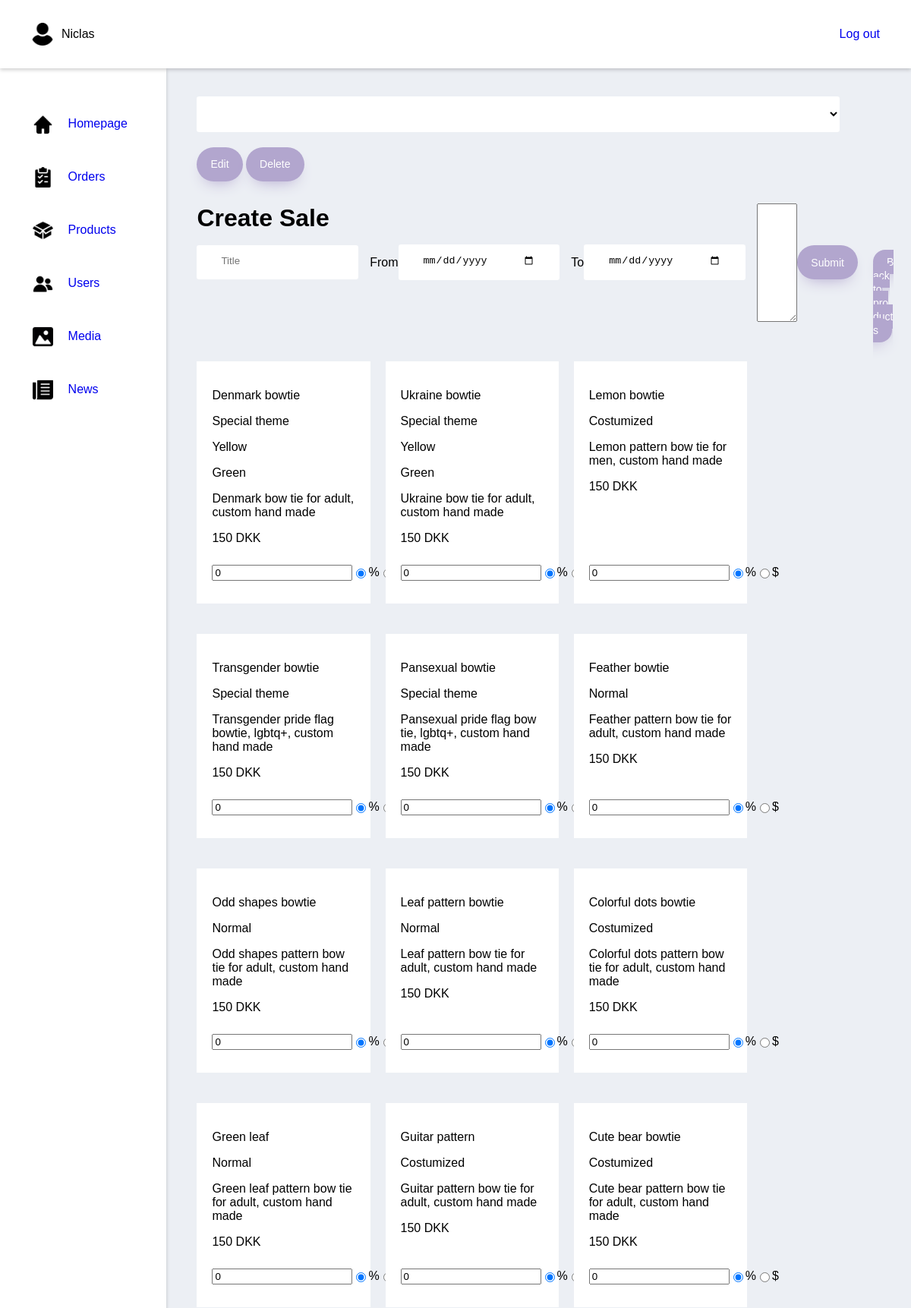
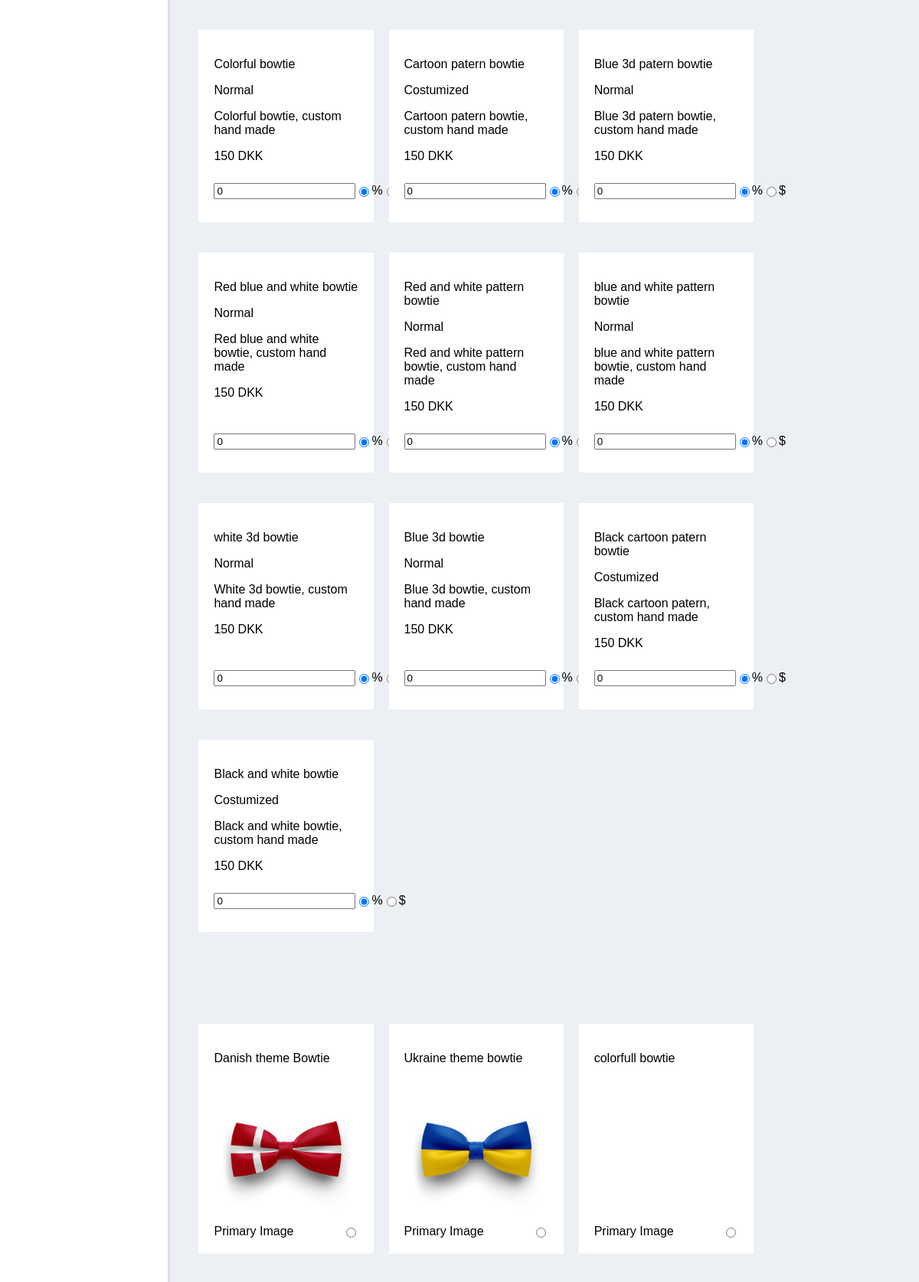
Page /adminSale (signed in, upper part) on the committed database (2 pictures, top to bottom).
### tables this page shows
CREATE TABLE IF NOT EXISTS products (
    products_id int(11) NOT NULL AUTO_INCREMENT PRIMARY KEY,
    `name` varchar(30) NOT NULL,
    `type` int(11) NOT NULL,
    `description` varchar(250) NOT NULL,
    price decimal(10, 0) NOT NULL,
    primary_image varchar(250) DEFAULT NULL
);

CREATE TABLE IF NOT EXISTS product_types (
    id int(11) NOT NULL AUTO_INCREMENT PRIMARY KEY,
    `type` varchar(100) NOT NULL
);

CREATE TABLE IF NOT EXISTS assign_colors_to_products (
    products_id int(11) NOT NULL,
    color_id int(11) NOT NULL,
    CONSTRAINT PK_assign_colors_to_products PRIMARY KEY (products_id, color_id),
    FOREIGN KEY (products_id) REFERENCES products (products_id),
    FOREIGN KEY (color_id) REFERENCES product_colors (color_id) 
);

CREATE TABLE IF NOT EXISTS product_colors (
    color_id int(11) NOT NULL AUTO_INCREMENT PRIMARY KEY,
    color varchar(100) NOT NULL
 );

CREATE TABLE IF NOT EXISTS media (
    media_id varchar(250) NOT NULL PRIMARY KEY,
    `name` varchar(50) NOT NULL
);

### index.php (called while the page is built, shortened)
<?php
    $request = $_SERVER["REQUEST_URI"];
    $router = new Router($request);
    $router->get('/', 'views/frontend/Home');
    $router->get('/profile', 'views/login/profile');
    $router->get('/editProfileFunction', 'controllers/editProfile');
    $router->get('/loginFunction', 'controllers/login');
    $router->get('/loginFailedFunction', 'controllers/loginFailed');
    $router->get('/signupFunction', 'controllers/signup');
    $router->get('/logoutFunction', 'controllers/logout');
    $router->get('/Product', 'views/frontend/Product');
    $router->get('/ProductType', 'views/frontend/productType');
    $router->get('/ProductSale', 'views/frontend/productSale');
    $router->get('/AboutUS', 'views/frontend/AboutUS');
    $router->get('/Contact', 'views/frontend/Contact');
    $router->get('/Checkout', 'views/frontend/Checkout');
    $router->get('/ProductShow', 'views/frontend/ProductShow');
    $router->get('/NewsShow', 'views/frontend/NewsShow');
    $router->get('/contactSubmit', 'controllers/contactForm');
    $router->get('/Breadcrumb', 'views/frontend/Breadcrumb');
    $router->get('/removeFromCart', 'controllers/removeFromCart');
    $router->get('/editQuantityInCart', 'controllers/editQuantityInCart');
    $router->get('/purchase', 'views/frontend/purchase');
    $router->get('/addToCart', 'controllers/addToCart');
    $router->get('/adminProducts', 'views/backend/products');
    $router->get('/adminUsers', 'views/backend/users');
    $router->get('/adminMedia', 'views/backend/media');
    $router->get('/adminNews', 'views/backend/news');
    $router->get('/adminFrontpage', 'views/backend/frontpage');
    $router->get('/adminOrders', 'views/backend/orders');
    $router->get('/adminNewOrders', 'views/backend/newOrders');
    $router->get('/adminCreateUser', 'views/backend/createUser');
    $router->get('/adminEditUser', 'views/backend/editUser');
    $router->get('/adminCreateProduct', 'views/backend/createProduct');
    $router->get('/adminEditProduct', 'views/backend/editProduct');
    $router->get('/bannerOneImagePicker', 'views/backend/bannerOneImagePicker');
    $router->get('/bannerTwoImagePicker', 'views/backend/bannerTwoImagePicker');
    $router->get('/aboutUsOneImagePicker', 'views/backend/aboutUsOneImagePicker');
    $router->get('/aboutUsTwoImagePicker', 'views/backend/aboutUsTwoImagePicker');
    $router->get('/aboutUsThreeImagePicker', 'views/backend/aboutUsThreeImagePicker');
    $router->get('/adminSale', 'views/backend/createSale');

### models/handlers/ProductsHandler.php (called while the page is built, shortened)
<?php
$rootPath = "";
require_once $rootPath . "public/dbconn.php";
require_once $rootPath . "models/sql/Products.php";
class ProductsHandler extends Products{
    public $db;
    public function __construct($db) {
        $this->db = $db;
    }
    public function getAssignedColorsToProducts() {
        $getColorAssigments = $this->db->prepare($this->getColorAssigmentsQuery);
        $getColorAssigments->execute();
        $colorAssignments = $getColorAssigments->fetchAll();
        return $colorAssignments;
    }
    public function getProducts($search = '', $id = '', $type = '') {
        if( isset( $type ) && $type != '' ){
            if( isset( $id ) && $id != ''){
                $getProducts = $this->db->prepare($this->getProductsDynamicSearchQuery);
                $getProducts->bindParam(':id', $id);
            }else{
                $getProducts = $this->db->prepare($this->getProductsDynamicSearchWithoutIdQuery);
            }
            $getProducts->bindParam(':type', $type);
        }else{
            if( isset( $id ) && $id != ''){
                $getProducts = $this->db->prepare($this->getProductsDynamicSearchWithoutTypeQuery);
                $getProducts->bindParam(':id', $id);
            }else{
                $getProducts = $this->db->prepare($this->getProductsDynamicSearchWithoutIdAndTypeQuery);
            }
        }
        if ( isset( $search ) ){
            $search = "%" . $search . "%";
        }else{
            $search = "%";
        }
        $getProducts->bindParam(':search', $search);
        $getProducts->execute();
        $products = $getProducts->fetchAll();
        return $products;
    }
    public function getMedia($name = '%') {
        $getMedia = $this->db->prepare($this->getMediaDynamicSearchQuery);
        if ( isset( $name ) ){
            $name = "%" . $name . "%";
        }else{
            $name = "%";
        }
        $getMedia->bindParam(':name', $name);
        $getMedia->execute();
        $media = $getMedia->fetchAll();
        return $media;
    }
}
$ProductsHandler = new ProductsHandler($db);

### controllers/getProductsWithFilters.php (called while the page is built, shortened)
<?php
    if(isset($_POST['search'])){
        $search = $inputSanitation->sanitice($_POST['search']);
    }else{
        $search = "";
    }
    if(isset($_POST['id'])){
        $id = $inputSanitation->sanitice($_POST['id']);
    }else{
        $id = "";
    }
    if(isset($_POST['type'])){
        $type = $inputSanitation->sanitice($_POST['type']);
    }else{
        $type = "";
    }
    $validStrings = $inputSanitation->getValidationStatus();
    if($validStrings == true){
        $data = $ProductsHandler->getProducts(
            $search,
            $id,
            $type
        );
    }

### controllers/adminProducts.php (called while the page is built, shortened)
<?php
$colorAssignments = $ProductsHandler->getAssignedColorsToProducts();

### controllers/adminCreateSale.php (called while the page is built, shortened)
<?php
$mediaData = $ProductsHandler->getMedia();

### views/backend/createSale.php (the view, shortened to what this page needs)
<?php
    $rootPath = "";
    require_once $rootPath . "public/dbconn.php";
    require_once $rootPath . "models/handlers/productsHandler.php";
    require_once $rootPath . "models/handlers/Usershandler.php";
    require_once $rootPath . "controllers/editSale.php";
    require_once $rootPath . "controllers/adminProducts.php";
    require_once $rootPath . "controllers/adminCreateSale.php";
    require_once $rootPath . "controllers/getProductsWithFilters.php";
    require_once $rootPath . "views/backend/partials/header.php";
?>
<div class="wrapper">
    <form method="POST" action="salesActionDecider">
        <select name="sale" id="sale">
        </select>
        <div class="Reset_create_div">
            <button class="button" name="action" value="edit" type="submit">Edit</button>
            <button class="button" name="action" value="delete" type="submit">Delete</button>
        </div>
    </form>
    <form method="POST" action="/adminCreateSaleFunction">
        <div class="Admin-page-title">
            <h1>Create Sale</h1>
        </div>
        <div class="Admin-handlers">
            <div class="Admin-search-product">
                <input class="input" type="text" name="title" placeholder="Title">
                From <input class="input" type="date" name="start" placeholder="Starts">
                To <input class="input" type="date" name="end" placeholder="Ends">
                <textarea name="description" id="" cols="30" rows="10"></textarea>
                <input class="button submit" type="submit">
            </div>
            <div class="Reset_create_div">
                <a class="button" href="/adminProducts">Back to products</a>
            </div>
        </div>
        <div class="wrapper-main-area">
            <div class="products">
                <?php
                    for($i = 0; $i < count($data); $i++){
                        $indData = $data[$i];
                ?>
                        <label for="<?php echo $indData['products_id'] ?>" class="product">
                            <div class="product-info">
                                <p><?php echo $indData['name'] ?></p>
                                <p><?php echo $indData['type'] ?></p>
                                <?php
                                    foreach($colorAssignments as $color){
                                        if($color['products_id'] == $indData['products_id']){
                                ?>
                                    <p><?php echo $color['color'] ?></p>
                                <?php
                                        }
                                    }
                                ?>
                                <p><?php echo $indData['description'] ?></p>
                                <p><?php echo $indData['price'] ?> DKK</p>
                            </div>
                            <div class="Edit-Delete-div">
                                <input required value="0" class="input" type="number" name="sales[]" placeholder="Sale" id="<?php echo $indData['products_id'] ?>">
                                <input checked class="input" type="radio" name="saleTypes[<?php echo $i; ?>]" value="%" id="%<?php echo $indData['products_id'] ?>">
                                <label for="%<?php echo $indData['products_id'] ?>">%</label>
                                <input class="input" type="radio" name="saleTypes[<?php echo $i; ?>]" value="$" id="$<?php echo $indData['products_id'] ?>">
                                <label for="$<?php echo $indData['products_id'] ?>">$</label>
                            </div>
                        </label>
                <?php
                    }
                ?>
            </div>
            <div class="choose-image">
                <?php
                    for($i = 0; $i < count($mediaData); $i++){
                        $indData = $mediaData[$i];
                ?>
                    <div class="image">
                            <label for="<?php echo $indData['media_id']; ?>">
                                <div>
                                    <p><?php echo $indData['name'] ?></p>
                                    <figure class="figure">
                                        <img width="300px" src="<?php echo $rootPath."/uploads/".$indData['media_id'] ?>" alt="">
                                    </figure>
                                </div>
                            </label>
                            <div class="alignment">
                                <label for="<?php echo $indData['media_id']?>_primaryImage">Primary Image</label>
                                <input name="primaryImage" type="radio" id="<?php echo $indData['media_id']?>_primaryImage" value="<?php echo $indData['media_id']; ?>">
                            </div>
                    </div>
                <?php
                    }
                ?>
            </div>
        </div>
    </form>
</div>
<?php
    require_once $rootPath . "views/backend/partials/footer.php";
?>

### views/backend/partials/css/style.css (style rules this page uses)
body { margin: 0; padding: 0; box-sizing: border-box; font-family: 'Questrial', sans-serif; background: #ECEFF4; }
a:link { text-decoration: none; }
.wrapper { margin: 37px 0 0 40px; width: 100%; }
.wrapper-main-area { position: relative; }
.Reset_create_div { margin: 20px 0; }
.Admin-page-title { margin-top: 30px; }
.Admin-page-title h1 { margin-bottom: 0 !important; }
.Admin-handlers { display: flex; justify-content: space-between; margin-right: 2.5%; margin-top: 10px; height: 60px; }
.Admin-handlers .input, select { margin: 0 auto; padding: .8rem 2rem; border-radius: 0.2rem; background-color: rgb(255, 255, 255); border: none; width: 90%; display: block; border-bottom: 0.3rem solid transparent; transition: all 0.3s; margin-right: 15px; }
.Admin-search-product { display: flex; align-items: center; }
.Admin-search-product input, select { margin: 0 20px 0 0; }
.button { background: #B2A6CE; border-radius: 999px; height: 45px; box-shadow: #B2A6CE 0 10px 20px -10px; box-sizing: border-box; color: #ffffff; cursor: pointer; font-size: 14px; opacity: 1; outline: 0 solid transparent; padding: 8px 18px; user-select: none; -webkit-user-select: none; width: fit-content; word-break: break-word; border: 0; }
figure { width: 100%; margin: 0; }
.figure { width: 100% !important; }
.alignment { display: flex; justify-content: space-between; align-items: center; }
figure img { width: 100%; height: auto; }
.submit { margin-left: 30px; }
.products, .choose-image { display: flex; flex-wrap: wrap; margin: 80px 0; }
.product, .image { width: 20%; background: #ffffff; padding: 20px; margin: 20px 20px 20px 0; position: relative; height: auto; display: flex; flex-direction: column; justify-content: space-between; }
.Edit-Delete-div { display: flex; justify-content: space-between; padding: 10px 0; align-items: center; }

### rows in the picture
products: name "Denmark bowtie", product_types.type "Special theme", description "Denmark bow tie for adult, custom hand made", price "150"
assign_colors_to_products: color.color "Yellow"
assign_colors_to_products: color.color "Green"
products: name "Ukraine bowtie", product_types.type "Special theme", description "Ukraine bow tie for adult, custom hand made", price "150"
assign_colors_to_products: color.color "Yellow"
assign_colors_to_products: color.color "Green"
products: name "Lemon bowtie", product_types.type "Costumized", description "Lemon pattern bow tie for men, custom hand made", price "150"
products: name "Transgender bowtie", product_types.type "Special theme", description "Transgender pride flag bowtie, lgbtq+, custom hand made", price "150"
products: name "Pansexual bowtie", product_types.type "Special theme", description "Pansexual pride flag bow tie, lgbtq+, custom hand made", price "150"
products: name "Feather bowtie", product_types.type "Normal", description "Feather pattern bow tie for adult, custom hand made", price "150"
products: name "Odd shapes bowtie", product_types.type "Normal", description "Odd shapes pattern bow tie for adult, custom hand made", price "150"
products: name "Leaf pattern bowtie", product_types.type "Normal", description "Leaf pattern bow tie for adult, custom hand made", price "150"
products: name "Colorful dots bowtie", product_types.type "Costumized", description "Colorful dots pattern bow tie for adult, custom hand made", price "150"
products: name "Green leaf", product_types.type "Normal", description "Green leaf pattern bow tie for adult, custom hand made", price "150"
products: name "Guitar pattern", product_types.type "Costumized", description "Guitar pattern bow tie for adult, custom hand made", price "150"
products: name "Cute bear bowtie", product_types.type "Costumized", description "Cute bear pattern bow tie for adult, custom hand made", price "150"
products: name "Colorful bowtie", product_types.type "Normal", description "Colorful bowtie, custom hand made", price "150"
products: name "Cartoon patern bowtie", product_types.type "Costumized", description "Cartoon patern bowtie, custom hand made", price "150"
products: name "Blue 3d patern bowtie", product_types.type "Normal", description "Blue 3d patern bowtie, custom hand made", price "150"
products: name "Red blue and white bowtie", product_types.type "Normal", description "Red blue and white bowtie, custom hand made", price "150"
products: name "Red and white pattern bowtie", product_types.type "Normal", description "Red and white pattern bowtie, custom hand made", price "150"
products: name "blue and white pattern bowtie", product_types.type "Normal", description "blue and white pattern bowtie, custom hand made", price "150"
products: name "white 3d bowtie", product_types.type "Normal", description "White 3d bowtie, custom hand made", price "150"
products: name "Blue 3d bowtie", product_types.type "Normal", description "Blue 3d bowtie, custom hand made", price "150"
products: name "Black cartoon patern bowtie", product_types.type "Costumized", description "Black cartoon patern, custom hand made", price "150"
products: name "Black and white bowtie", product_types.type "Costumized", description "Black and white bowtie, custom hand made", price "150"
media: name "Danish theme Bowtie", media_id (picture)
media: name "Ukraine theme bowtie", media_id (picture)
media: name "colorfull bowtie"

### other values in the picture
$_SESSION['name'] "Niclas"
